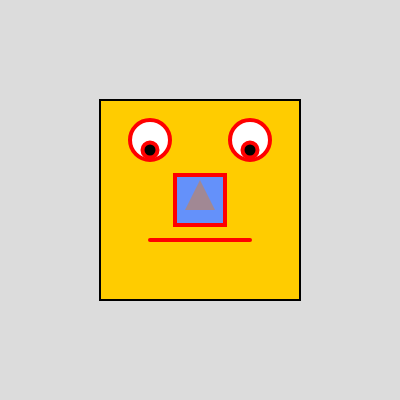
Frame 1 (no input)
Frame 60 (no input): identical to frame 1, image omitted
Frame 120 (the mouse pressed at the canvas centre since frame 60): identical to frame 1, image omitted

The p5.js sketch that drew this single still picture (run headless with seeded random() and noise() and a simulated clock; from frame 60 on, the mouse is pressed at the canvas centre):

// p5.js sketch
// ── sketch.js
function setup() {
  createCanvas(400, 400);
}

function draw() {
  background(220);

// =====================================================
// PROPIEDADES DE COLOR Y BORDES
// =====================================================

// fill(R, G, B) define el color de RELLENO para las siguientes figuras.
// fill(61, 97, 141); // Azul tecnológico
   fill(255, 204, 0); // Amarillo
// fill(0, 150, 255); // Azul cielo
// fill(100, 255, 50); // Verde lima
  

// stroke(R, G, B) define el color del BORDE.
stroke(0, 0, 0); // Borde negro
  

// strokeWeight(píxeles) define el grosor del borde.
strokeWeight(2);


// =====================================================
// PRIMITIVAS GEOMÉTRICAS
// =====================================================

// RECTÁNGULO / CUADRADO: rect(x, y, ancho, alto)
// Dibujamos la cabeza/base en el centro
//noFill(); // No relleno
rect(100, 100, 200, 200);

fill(255, 0, 0); // Cambiamos el color después del rectángulo

// Cambiamos el color del pincel para los ojos
fill(255, 255, 255); // Relleno blanco
// stroke(0); // Borde negro
stroke(255, 0, 0); // Borde rojo
strokeWeight(4); // Grosor del trazo

// ELIPSES / CÍRCULOS
ellipse(150, 140, 40, 40);
ellipse(250, 140, 40, 40);

// Pintamos las pupilas de negro
fill(0); // Atajo: un solo número "0" equivale a fill(0, 0, 0)
ellipse(150, 150, 15, 15);
ellipse(250, 150, 15, 15);

// LÍNEAS: line(x1, y1, x2, y2)
// Dibujamos una boca recta usando dos puntos coordenados
strokeWeight(4); // Boca gruesa
line(150, 240, 250, 240);

// TRIÁNGULOS: triangle(x1, y1, x2, y2, x3, y3)
// Cuadrado detrás de la nariz
fill(100, 145, 250);
rect(175, 175, 50, 50);

// Una nariz en el centro de la cara usando 3 vértices
noStroke();
fill(230, 125, 34, 120); // Color naranja transparente
strokeWeight(1);
triangle(200, 180, 185, 210, 215, 210);

}
